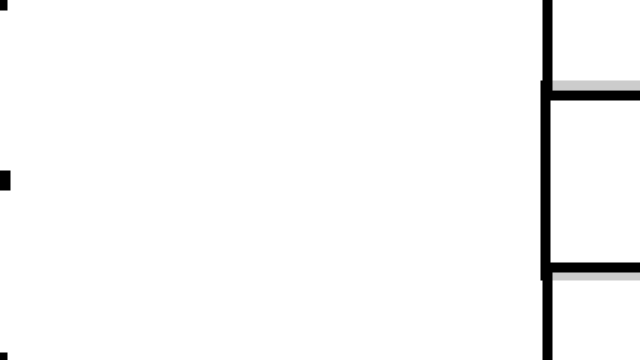
Frame 1 (no input)
Frame 60 (the mouse pressed at the canvas centre just before this capture): identical to frame 1, image omitted
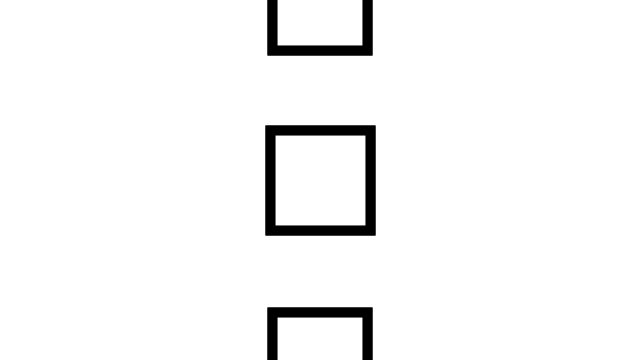
Frame 120 (the mouse held since frame 60 and released just before this capture)

The Processing sketch that drew these frames (run headless with seeded random() and noise(); from frame 60 on, the mouse is pressed at the canvas centre):

// Processing sketch: processing_175536
// ── processing_175536.pde

void setup() 
{
  size(640, 360); 
  noStroke();
  rectMode(CENTER);
}

void draw() 
{   
  background(255); 
  fill(255, 204);
  stroke(0);
  strokeWeight(10);
  rect(mouseX, height/2, mouseY/2+10, mouseY/2+10);
  fill(255, 204);
  int inverseX = width-mouseX;
  int inverseY = height-mouseY;
  rect(inverseX, height/2, (inverseY/2)+10, (inverseY/2)+10);
  rect(mouseX, height, mouseY/2+5, mouseY/2+5);
  rect(inverseX, height, (inverseY/2)+5, (inverseY/2)+5);
  rect(mouseX, height/100, mouseY/2+5, mouseY/2+5);
  rect(inverseX, height/100, (inverseY/2)+5, (inverseY/2)+5);
}
